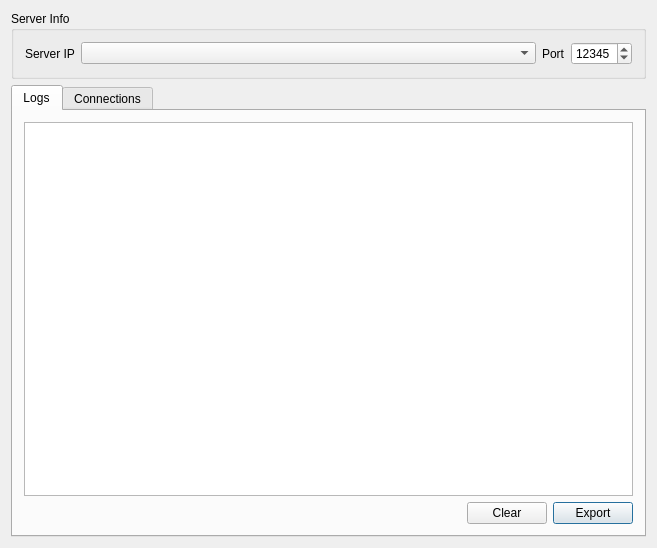
<?xml version="1.0" encoding="UTF-8"?>
<ui version="4.0">
 <class>MainWndClass</class>
 <widget class="QDialog" name="MainWndClass">
  <property name="geometry">
   <rect>
    <x>0</x>
    <y>0</y>
    <width>657</width>
    <height>548</height>
   </rect>
  </property>
  <property name="windowTitle">
   <string>TeamRadar Server</string>
  </property>
  <property name="windowIcon">
   <iconset resource="MainWnd.qrc">
    <normaloff>:/MainWnd/Images/Server.png</normaloff>:/MainWnd/Images/Server.png</iconset>
  </property>
  <layout class="QVBoxLayout" name="verticalLayout">
   <item>
    <widget class="QGroupBox" name="groupBox">
     <property name="title">
      <string>Server Info</string>
     </property>
     <layout class="QHBoxLayout" name="horizontalLayout">
      <item>
       <widget class="QLabel" name="label">
        <property name="text">
         <string>Server IP</string>
        </property>
       </widget>
      </item>
      <item>
       <widget class="QComboBox" name="cbLocalAddresses">
        <property name="sizePolicy">
         <sizepolicy hsizetype="MinimumExpanding" vsizetype="Fixed">
          <horstretch>0</horstretch>
          <verstretch>0</verstretch>
         </sizepolicy>
        </property>
       </widget>
      </item>
      <item>
       <widget class="QLabel" name="label_2">
        <property name="text">
         <string>Port</string>
        </property>
       </widget>
      </item>
      <item>
       <widget class="QSpinBox" name="sbPort">
        <property name="maximum">
         <number>65535</number>
        </property>
        <property name="value">
         <number>12345</number>
        </property>
       </widget>
      </item>
     </layout>
    </widget>
   </item>
   <item>
    <widget class="QTabWidget" name="tabWidget">
     <property name="currentIndex">
      <number>0</number>
     </property>
     <widget class="QWidget" name="tabLogs">
      <attribute name="title">
       <string>Logs</string>
      </attribute>
      <layout class="QGridLayout" name="gridLayout">
       <item row="0" column="0" colspan="3">
        <widget class="QTableView" name="tableView">
         <property name="editTriggers">
          <set>QAbstractItemView::NoEditTriggers</set>
         </property>
         <property name="selectionBehavior">
          <enum>QAbstractItemView::SelectRows</enum>
         </property>
         <property name="sortingEnabled">
          <bool>true</bool>
         </property>
         <attribute name="horizontalHeaderStretchLastSection">
          <bool>true</bool>
         </attribute>
        </widget>
       </item>
       <item row="1" column="0">
        <spacer name="horizontalSpacer_2">
         <property name="orientation">
          <enum>Qt::Horizontal</enum>
         </property>
         <property name="sizeHint" stdset="0">
          <size>
           <width>346</width>
           <height>20</height>
          </size>
         </property>
        </spacer>
       </item>
       <item row="1" column="1">
        <widget class="QPushButton" name="btClear">
         <property name="text">
          <string>Clear</string>
         </property>
         <property name="autoDefault">
          <bool>false</bool>
         </property>
        </widget>
       </item>
       <item row="1" column="2">
        <widget class="QPushButton" name="btExport">
         <property name="text">
          <string>Export</string>
         </property>
        </widget>
       </item>
      </layout>
     </widget>
     <widget class="QWidget" name="tabConnections">
      <attribute name="title">
       <string>Connections</string>
      </attribute>
      <layout class="QHBoxLayout" name="horizontalLayout_2">
       <item>
        <widget class="QListView" name="listView"/>
       </item>
      </layout>
     </widget>
    </widget>
   </item>
  </layout>
  <action name="actionAbout">
   <property name="text">
    <string>About</string>
   </property>
   <property name="toolTip">
    <string>About</string>
   </property>
  </action>
  <action name="actionShutdown">
   <property name="text">
    <string>Shutdown</string>
   </property>
  </action>
 </widget>
 <layoutdefault spacing="6" margin="11"/>
 <resources>
  <include location="MainWnd.qrc"/>
 </resources>
 <connections/>
</ui>
